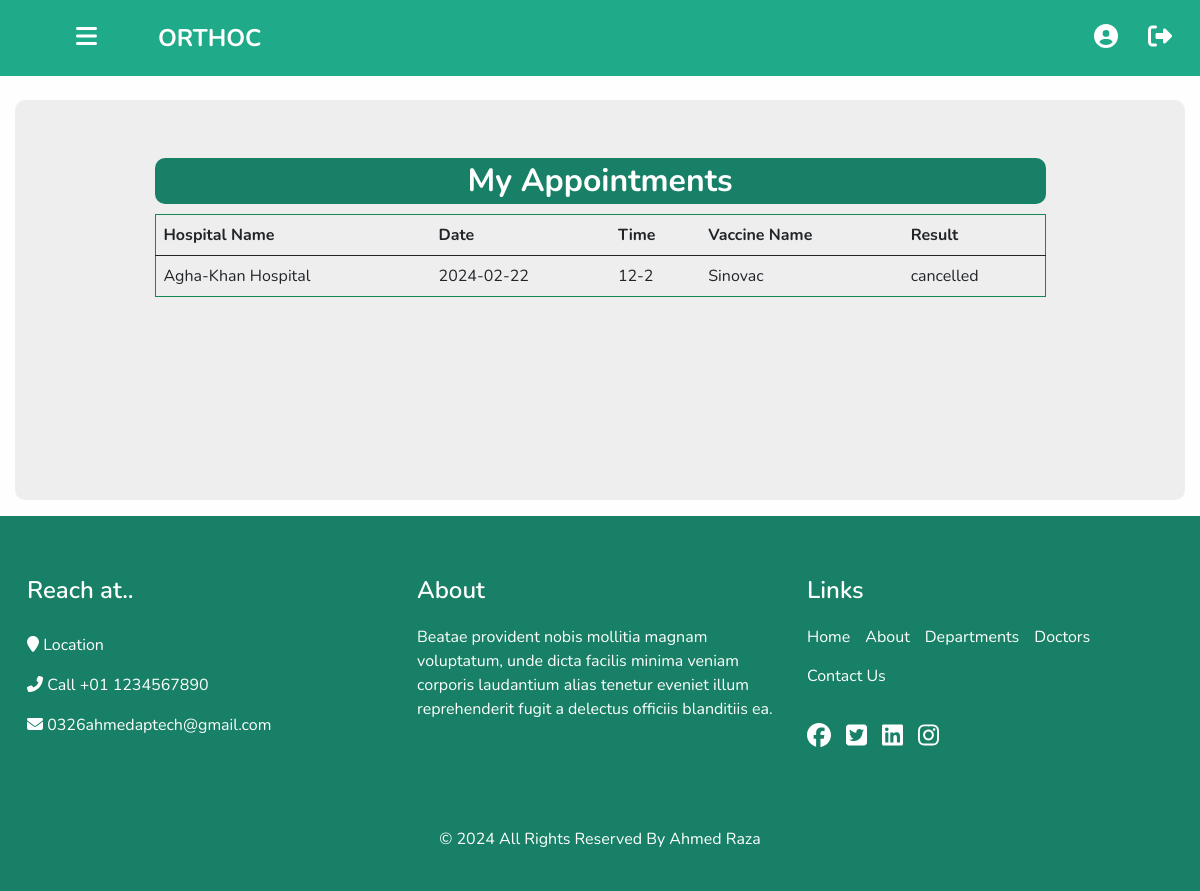
/orthoc/my_appointments.php (signed in), run on the app's committed database.
### tables this page shows
CREATE TABLE `tbl_appointment` (
  `id` int(11) NOT NULL,
  `pid` int(11) DEFAULT NULL,
  `hid` int(11) DEFAULT NULL,
  `date` varchar(20) DEFAULT NULL,
  `time` varchar(20) DEFAULT NULL,
  `vid` int(11) DEFAULT NULL,
  `status` varchar(50) DEFAULT 'pending'
);

CREATE TABLE `tbl_hospital` (
  `id` int(11) NOT NULL,
  `name` varchar(50) DEFAULT NULL,
  `email` varchar(50) DEFAULT NULL,
  `password` varchar(50) DEFAULT NULL,
  `contact` varchar(15) DEFAULT NULL,
  `cid` varchar(50) DEFAULT NULL,
  `image` varchar(200) DEFAULT NULL,
  `address` varchar(100) DEFAULT NULL,
  `status` varchar(50) NOT NULL DEFAULT 'deactivate'
);

CREATE TABLE `tbl_vaccine` (
  `id` int(11) NOT NULL,
  `name` varchar(50) DEFAULT NULL,
  `status` varchar(50) DEFAULT 'available'
);

### orthoc/my_appointments.php (the view, shortened to what this page needs)
<?php require("top.php"); ?>
    <?php require("navbar.php");  ?>
    <section class="appointment_section layout_margin-top">
        <div class="container p-5 my-3 sec_form_bg min_height">
            <div class="row ">
                <div class="col-md-1"></div>
                <?php
                $session = $_SESSION['login']['id'];
                ?>
                <div class="col-md-10">
                    <div class="sec_heading">
                        <h2>My Appointments</h2>
                    </div>
                    <div class="overflow">
                        <table class="table w-100 border border-1 border-success">
                            <thead>
                                <tr>
                                    <th>Hospital Name</th>
                                    <th>Date</th>
                                    <th>Time</th>
                                    <th>Vaccine Name</th>
                                    <th>Result</th>
                                </tr>
                            </thead>
                            <tbody>
                                <?php
                                $query = "SELECT tbl_appointment.* ,tbl_patient.name as 'pname',tbl_vaccine.name as 'vname', tbl_hospital.name as 'hname' FROM tbl_appointment INNER JOIN tbl_patient ON tbl_appointment.pid = tbl_patient.id INNER JOIN tbl_hospital ON tbl_appointment.hid = tbl_hospital.id INNER JOIN tbl_vaccine ON tbl_appointment.vid= tbl_vaccine.id  WHERE tbl_patient.id = $session";
                                $result = mysqli_query($connection, $query);
                                foreach ($result as $row) {
                                    echo
                                    "
                                                <tr>
                                                    <td>$row[hname]</td>
                                                    <td>$row[date]</td>
                                                    <td>$row[time]</td>
                                                    <td>$row[vname]</td>
                                                    <td>$row[status]</td>
                                                </tr>
                                            ";
                                }
                                ?>
                            </tbody>
                        </table>
                    </div>
                </div>
                <div class="col-md-1"></div>
            </div>
        </div>
    </section>
    <?php
    require("footer.php");
    ?>
<?php require("bottom.php"); ?>

### admin_panel/assets/css/custom_style.css (style rules this page uses)
body { font-family: 'Nunito', sans-serif; color: #000000; background-color: #fefefe; overflow-x: hidden; }
.layout_margin-top { margin-top: 90px; }
.min_height { min-height: 400px; }
.appointment_section { margin-top: 100px !important; }
.overflow { width: 100%; overflow-x: auto; }
table { width: 100%; min-width: max-content; }
.sec_form_bg { background-color: #eeeeee; border-radius: 10px; }
.sec_heading { border-radius: 10px; padding: 4px 0; margin: 10px 0; background-color: #178066; }
.sec_heading h2 { color: #fff; text-align: center; font-weight: bolder; margin: 0; }

### admin_panel/assets/css/responsive.css (style rules this page uses)
@media (min-width: 1200px) { .container { max-width: 1170px; } }

### orthoc/my_appointments.php (style rules this page uses)
.appointment_section { margin-top: 100px !important; }

### data on the page
tbl_appointment: tbl_hospital.name "Agha-Khan Hospital", date "2024-02-22", time "12-2", tbl_vaccine.name "Sinovac", status "cancelled"
